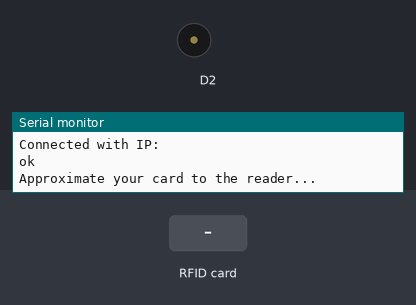
Bench run of a sketch on a simulated ESP8266 (NodeMCU). Parts: buzzer (waves = sounding), the last lines printed to the serial monitor. The inputs (shaded band) are chosen by the test bench. WiFi joins after 1.5 s; servers stay silent unless stated; network time is answered at once with the bench clock; the local clock reads 2024-03-15 10:24:30 at power-on unless the sketch sets it.

Above: at 3.0 s.
3.1 s: RFID card 12 34 56 78 held to the reader
At 3.9 s:
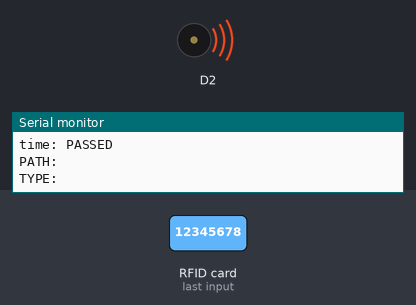
5.6 s: RFID card B4 8F 77 07 held to the reader
At 6.9 s:
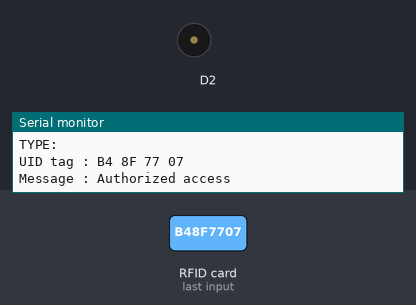
8.0 s: RFID card 90 F3 38 20 held to the reader
At 11.6 s:
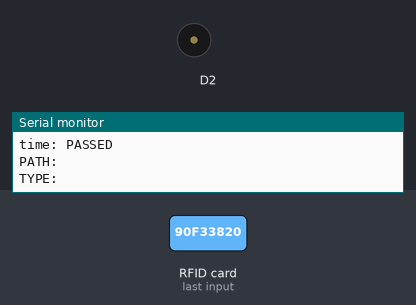
Timing chart, 0 to 13.1 s (numbered marks = the images above; inputs shaded):
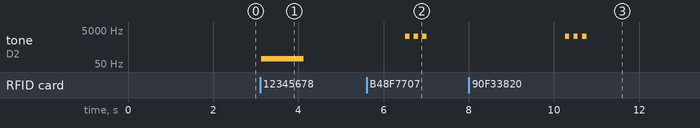

Measured:
- after the input at 3.1 s, tone on D2: silent → 100 Hz at once, → silent 1.0 s later
- after the input at 5.6 s, tone on D2: alternates 2093 Hz for 0.10 s and silent for 0.10 s, 6 changes in all, then stays silent, starting after 0.91 s
- after the input at 8.0 s, tone on D2: alternates 2093 Hz for 0.10 s and silent for 0.10 s, 6 changes in all, then stays silent, starting after 2.3 s

The sketch:

sketch_dec12b.ino
```cpp
#define BLYNK_TEMPLATE_ID "TMPLmdrW21FE"
#define BLYNK_DEVICE_NAME "ASM2"
#define BLYNK_AUTH_TOKEN "nfyvEkawro8tFiG_FX73p4Na_bO49D6c"
// Comment this out to disable prints and save space
#define BLYNK_PRINT Serial
#include <SPI.h>
#include <MFRC522.h>
#include <ESP8266WiFi.h>
#include <BlynkSimpleEsp8266.h>
#include <WiFiManager.h>
#include <Firebase_ESP_Client.h>
#include <NTPClient.h>
#include <WiFiUdp.h>
#include <BlynkSimpleEsp8266.h>
#include "addons/TokenHelper.h"
#include "addons/RTDBHelper.h"
char auth[] = BLYNK_AUTH_TOKEN;

// Your WiFi credentials.
char ssid[] = "Greenwich-Student";
char pass[] = "12345678";
//
// Notice: replace your API key and database URL
#define API_KEY "AIzaSyDmH0oXihgxZVu0joDkK-B9O73uIn169Co"
#define DATABASE_URL "https://testing-96b7a-default-rtdb.asia-southeast1.firebasedatabase.app/"

// #  Use the NTP (Network Time Protocol) to get the time and date
WiFiUDP ntpUDP;
NTPClient timeClient(ntpUDP, "pool.ntp.org");

// # declare firebase database, authentication, and configuration objects
FirebaseData fbdo;
FirebaseAuth auth2;
FirebaseConfig config;
FirebaseJson json;
// # declare WiFiManager Object
WiFiManager wifiManager;
bool signupOK = false;

//define the pin of the photoresistor

//define the function to get the datetime
String getDatetime() {
  timeClient.update();
  time_t epochTime = timeClient.getEpochTime();
  struct tm *ptm = gmtime((time_t *)&epochTime);
  int monthDay = ptm->tm_mday;
  int currentMonth = ptm->tm_mon + 1;
  int currentYear = ptm->tm_year + 1900;
  String formattedTime = timeClient.getFormattedTime();
  return String(monthDay) + "-" + String(currentMonth) + "-" + String(currentYear) + " " + formattedTime;
}
/*
 *
 * All the resources for this project: http://randomnerdtutorials.com/
 * Modified by Rui Santos
 *
 * Created by FILIPEFLOP
 *
 */


#define SS_PIN D8
#define RST_PIN D0
MFRC522 mfrc522(SS_PIN, RST_PIN);  // Create MFRC522 instance.

void setup() {
  Serial.begin(115200);
  timeClient.begin();
  timeClient.setTimeOffset(25200);
  bool res = wifiManager.autoConnect("tanne");
  if (!res) Serial.println("Failed to connect");
  else Serial.println("Connected...yay ");
  Serial.println("Connecting to Wi-Fi");
  Serial.println("Connected with IP: ");
  // Assign the api key (required)
  config.api_key = API_KEY;
  // Assign the RTDB URL (required)
  config.database_url = DATABASE_URL;
  /*
Sign up on Firebase
In this lab, the database is opened for anonymous
For a better security, you need to setup username and password
And fill it in the statement Firebase.signUp
*/
  if (Firebase.signUp(&config, &auth2, "", "")) {
    Serial.println("ok");
    signupOK = true;
  } else {
    Serial.printf("%s\n", config.signer.signupError.message.c_str());
  }
  //Assign the callback function for the long running token generation task
  config.token_status_callback = tokenStatusCallback;
  Firebase.begin(&config, &auth2);
  Firebase.reconnectWiFi(true);

  //////////////////////////
  pinMode(D2, OUTPUT);
  Blynk.begin(auth, ssid, pass);
  // Initiate a serial communication
  SPI.begin();         // Initiate  SPI bus
  mfrc522.PCD_Init();  // Initiate MFRC522
  Serial.println();
  Serial.println("Approximate your card to the reader...");
  Serial.println();
}

String prPath = "/RFID";
String timePath = "/RFID";
String databasePath = "/ASM2";
String parentPath;

void loop() {
  // Runs all Blynk stuff
  Blynk.run();
  // Look for new cards
  if (!mfrc522.PICC_IsNewCardPresent()) {
    return;
  }
  // Select one of the cards
  if (!mfrc522.PICC_ReadCardSerial()) {
    return;
  }
  //Show UID on serial monitor
  Serial.print("UID tag :");
  String content = "";
  byte letter;
  for (byte i = 0; i < mfrc522.uid.size; i++) {
    Serial.print(mfrc522.uid.uidByte[i] < 0x10 ? " 0" : " ");
    Serial.print(mfrc522.uid.uidByte[i], HEX);
    content.concat(String(mfrc522.uid.uidByte[i] < 0x10 ? " 0" : " "));
    content.concat(String(mfrc522.uid.uidByte[i], HEX));
  }
  Serial.println();
  Serial.print("Message : ");
  content.toUpperCase();
  //A3 8E 22 B7
  if (content.substring(1) == "B4 8F 77 07")  //change here the UID of the card/cards that you want to give access
  {
    Serial.println("Authorized access");
    Serial.println();
    tone(D2, 2093, 100);
    delay(200);
    tone(D2, 2093, 100);
    delay(200);
    tone(D2, 2093, 100);
    delay(200);
    Blynk.logEvent("NOTIFY", "Tân hồ vừa quét thẻ");
    //FIRE BASE
    if (Firebase.ready() && signupOK) {
      String datetime = getDatetime();
      Serial.print("time: ");
      parentPath = databasePath + "/" + datetime;
      //set the JSON string
      json.set(timePath.c_str(), "TanHo");
      //send data to the real-time database
      if (Firebase.RTDB.setJSON(&fbdo, parentPath.c_str(), &json)) {
        Serial.println("PASSED");
        Serial.println("PATH: " + fbdo.dataPath());
        Serial.println("TYPE: " + fbdo.dataType());
      } else {
        Serial.println("FAILED");
        Serial.println("REASON: " + fbdo.errorReason());
      }
    }
    //END FIRE BASE
    delay(3000);
  }
else if (content.substring(1) == "90 F3 38 20")  //change here the UID of the card/cards that you want to give access
  {
    Serial.println("Authorized access");
    Serial.println();
    tone(D2, 2093, 100);
    delay(200);
    tone(D2, 2093, 100);
    delay(200);
    tone(D2, 2093, 100);
    delay(200);
    Blynk.logEvent("NOTIFY", "Khoa vừa quét thẻ");
    //FIRE BASE
    if (Firebase.ready() && signupOK) {
      String datetime = getDatetime();
      Serial.print("time: ");
      parentPath = databasePath + "/" + datetime;
      //set the JSON string
      json.set(timePath.c_str(), "Khoa");
      //send data to the real-time database
      if (Firebase.RTDB.setJSON(&fbdo, parentPath.c_str(), &json)) {
        Serial.println("PASSED");
        Serial.println("PATH: " + fbdo.dataPath());
        Serial.println("TYPE: " + fbdo.dataType());
      } else {
        Serial.println("FAILED");
        Serial.println("REASON: " + fbdo.errorReason());
      }
    }
    //END FIRE BASE
    delay(3000);
  }
  else {
    Serial.println(" Access denied");
    tone(D2, 100, 1000);
    delay(200);
    Blynk.logEvent("NOTIFY", "Một người lạ vừa quét thẻ");
    //FIRE BASE
    if (Firebase.ready() && signupOK) {
      String datetime = getDatetime();
      Serial.print("time: ");
      parentPath = databasePath + "/" + datetime;
      //set the JSON string
      json.set(timePath.c_str(), "Unknown");
      //send data to the real-time database
      if (Firebase.RTDB.setJSON(&fbdo, parentPath.c_str(), &json)) {
        Serial.println("PASSED");
        Serial.println("PATH: " + fbdo.dataPath());
        Serial.println("TYPE: " + fbdo.dataType());
      } else {
        Serial.println("FAILED");
        Serial.println("REASON: " + fbdo.errorReason());
      }
    }
    //END FIRE BASE
    delay(3000);
  }
}
```
